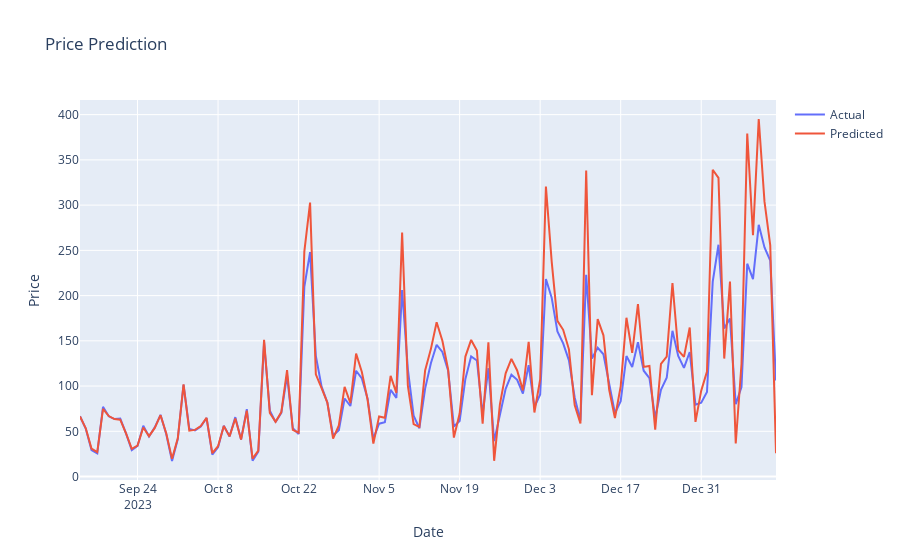

Source (notebook cell):
### Code cell
# Ensure your data is in the correct shape
inv_y_reshape = inv_y.reshape(len(inv_y))
inv_yhat_reshape = inv_yhat.reshape(len(inv_yhat))

# Create the chart
actual_chart = go.Scatter(x=predictDates, y=inv_y_reshape, mode='lines', name="Actual")
predict_chart = go.Scatter(x=predictDates, y=inv_yhat_reshape, mode='lines', name="Predicted")

layout = go.Layout(title="Price Prediction", xaxis={'title': 'Date'}, yaxis={'title': 'Price'})
fig = go.Figure(data=[actual_chart, predict_chart], layout=layout)

# Plot the figure
iplot(fig)
